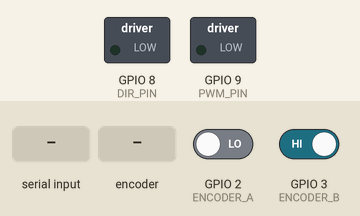
Simulated run of this sketch. Board: ESP32-S3. Shown: switched loads named in the sketch (green lamp = pin HIGH). The inputs (shaded band) are chosen by the test bench; at power-on: GPIO 2 (ENCODER_A) LOW, GPIO 3 (ENCODER_B) HIGH.

Above: at 1.2 s.
1.3 s: "o" received over Serial
At 2.5 s:
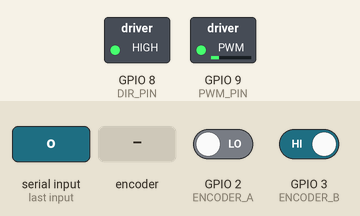
2.8 s: rotary encoder on GPIO 2 (ENCODER_A) / GPIO 3 (ENCODER_B) turned 3 steps (first pin leading)
At 4.0 s:
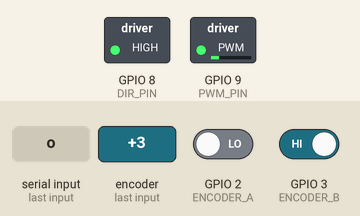
Timing chart, 0 to 5.8 s (numbered marks = the images above; inputs shaded):
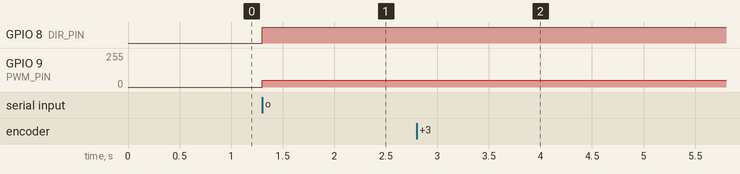

Measured:
- after the input at 1.3 s, GPIO 8 (DIR_PIN): LOW → HIGH at once; GPIO 9 (PWM_PIN): 0/255 → 50/255 at once
- after the input at 2.8 s, GPIO 9 (PWM_PIN): 50/255 → 49/255 after 0.40 s

The sketch:

automatic_door.ino
```cpp
#define ENCODER_A 2  // Encoder A pin
#define ENCODER_B 3  // Encoder B pin
#define PWM_PIN 9    // Motor PWM control
#define DIR_PIN 8    // Motor direction control

volatile int encoderCount = 0;
const int maxPosition = 1000; // Adjust based on actual door travel
const int closeDelay = 5000;  // 5 seconds delay before closing
bool isOpening = false;
bool isClosing = false;
unsigned long closeStartTime = 0;

void IRAM_ATTR encoderISR() {
    if (digitalRead(ENCODER_A) == digitalRead(ENCODER_B)) {
        encoderCount++;
    } else {
        encoderCount--;
    }
}

void moveMotor(int direction, int speed) {
    digitalWrite(DIR_PIN, direction);
    analogWrite(PWM_PIN, speed);
}

void stopMotor() {
    analogWrite(PWM_PIN, 0);
}

int calculateSpeed(int position) {
    int minSpeed = 50;
    int maxSpeed = 150;
    int range = maxPosition / 3; // Define slow-down range near edges
    if (position < range || position > (maxPosition - range)) {
        return minSpeed + ((maxSpeed - minSpeed) * position) / range;
    }
    return maxSpeed;
}

void setup() {
    Serial.begin(9600);
    pinMode(ENCODER_A, INPUT);
    pinMode(ENCODER_B, INPUT);
    pinMode(PWM_PIN, OUTPUT);
    pinMode(DIR_PIN, OUTPUT);
    attachInterrupt(digitalPinToInterrupt(ENCODER_A), encoderISR, CHANGE);
}

void loop() {
    if (Serial.available()) {
        char command = Serial.read();
        if (command == 'o') {
            if (isClosing) {
                for (int speed = 150; speed >= 50; speed -= 10) {
                    moveMotor(LOW, speed);
                    delay(50);
                }
                stopMotor();
            }
            isOpening = true;
            isClosing = false;
            closeStartTime = millis(); // Extend delay when 'o' is pressed again
        } else if (command == 'c' && !isOpening) { // Ignore closing command if opening
            isClosing = true;
            closeStartTime = millis();
        }
    }

    if (isOpening) {
        int speed = calculateSpeed(encoderCount);
        moveMotor(HIGH, speed);
        if (encoderCount >= maxPosition) {
            stopMotor();
            isOpening = false;
            closeStartTime = millis();
        }
    }

    if (!isOpening && isClosing && millis() - closeStartTime > closeDelay) {
        int speed = calculateSpeed(encoderCount);
        moveMotor(LOW, speed);
        if (encoderCount <= 0) {
            for (int speed = 50; speed <= 150; speed += 10) {
                moveMotor(LOW, speed);
                delay(50);
            }
            stopMotor();
            isClosing = false;
        }
    }
}
```
